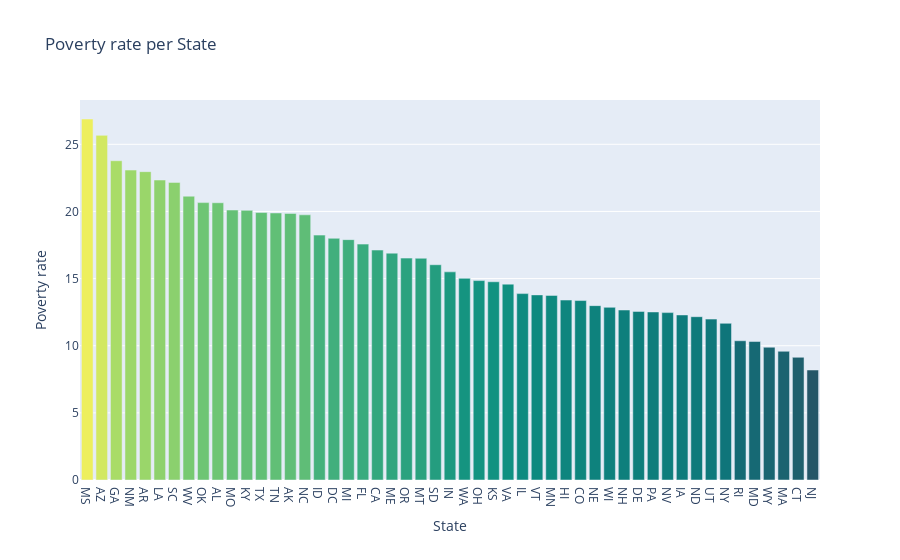

Notebook cell for this chart:
### Code cell
# using plotly
v_bar = px.bar(
        df_states_poverty,
        x = 'State',
        y = 'poverty_rate',
        color = 'poverty_rate',
        color_continuous_scale='Aggrnyl',
        title='Poverty rate per State')
 
v_bar.update_layout(xaxis_title='State', 
                    coloraxis_showscale=False,
                    yaxis_title='Poverty rate')
v_bar.show()

### Figure 1 — Plotly figure (JSON) as saved in the notebook; plotly's stock layout.template omitted (floating-point values rounded to 4 significant figures)
{"data": [{"alignmentgroup": "True", "hovertemplate": "State=%{x}<br>poverty_rate=%{marker.color}<extra></extra>", "legendgroup": "", "marker": {"color": [26.88, 25.67, 23.78, 23.08, 22.96, 22.34, 22.16, 21.13, 20.66, 20.65, 20.11, 20.08, 19.92, 19.89, 19.85, 19.75, 18.24, 18, 17.9, 17.57, 17.12, 16.89, 16.52, 16.51, 16.03, 15.5, 15.02, 14.85, 14.76, 14.59, 13.88, 13.79, 13.75, 13.4, 13.36, 12.98, 12.86, 12.66, 12.56, 12.52, 12.47, 12.29, 12.16, 11.98, 11.67, 10.37, 10.31, 9.888, 9.585, 9.137, 8.191], "coloraxis": "coloraxis", "pattern": {"shape": ""}}, "name": "", "offsetgroup": "", "orientation": "v", "showlegend": false, "textposition": "auto", "type": "bar", "x": ["MS", "AZ", "GA", "NM", "AR", "LA", "SC", "WV", "OK", "AL", "MO", "KY", "TX", "TN", "AK", "NC", "ID", "DC", "MI", "FL", "CA", "ME", "OR", "MT", "SD", "IN", "WA", "OH", "KS", "VA", "IL", "VT", "MN", "HI", "CO", "NE", "WI", "NH", "DE", "PA", "NV", "IA", "ND", "UT", "NY", "RI", "MD", "WY", "MA", "CT", "NJ"], "xaxis": "x", "y": [26.88, 25.67, 23.78, 23.08, 22.96, 22.34, 22.16, 21.13, 20.66, 20.65, 20.11, 20.08, 19.92, 19.89, 19.85, 19.75, 18.24, 18, 17.9, 17.57, 17.12, 16.89, 16.52, 16.51, 16.03, 15.5, 15.02, 14.85, 14.76, 14.59, 13.88, 13.79, 13.75, 13.4, 13.36, 12.98, 12.86, 12.66, 12.56, 12.52, 12.47, 12.29, 12.16, 11.98, 11.67, 10.37, 10.31, 9.888, 9.585, 9.137, 8.191], "yaxis": "y"}], "layout": {"barmode": "relative", "coloraxis": {"colorbar": {"title": {"text": "poverty_rate"}}, "colorscale": [[0, "rgb(36, 86, 104)"], [0.1667, "rgb(15, 114, 121)"], [0.3333, "rgb(13, 143, 129)"], [0.5, "rgb(57, 171, 126)"], [0.6667, "rgb(110, 197, 116)"], [0.8333, "rgb(169, 220, 103)"], [1, "rgb(237, 239, 93)"]], "showscale": false}, "legend": {"tracegroupgap": 0}, "title": {"text": "Poverty rate per State"}, "xaxis": {"anchor": "y", "domain": [0, 1], "title": {"text": "State"}}, "yaxis": {"anchor": "x", "domain": [0, 1], "title": {"text": "Poverty rate"}}}}
